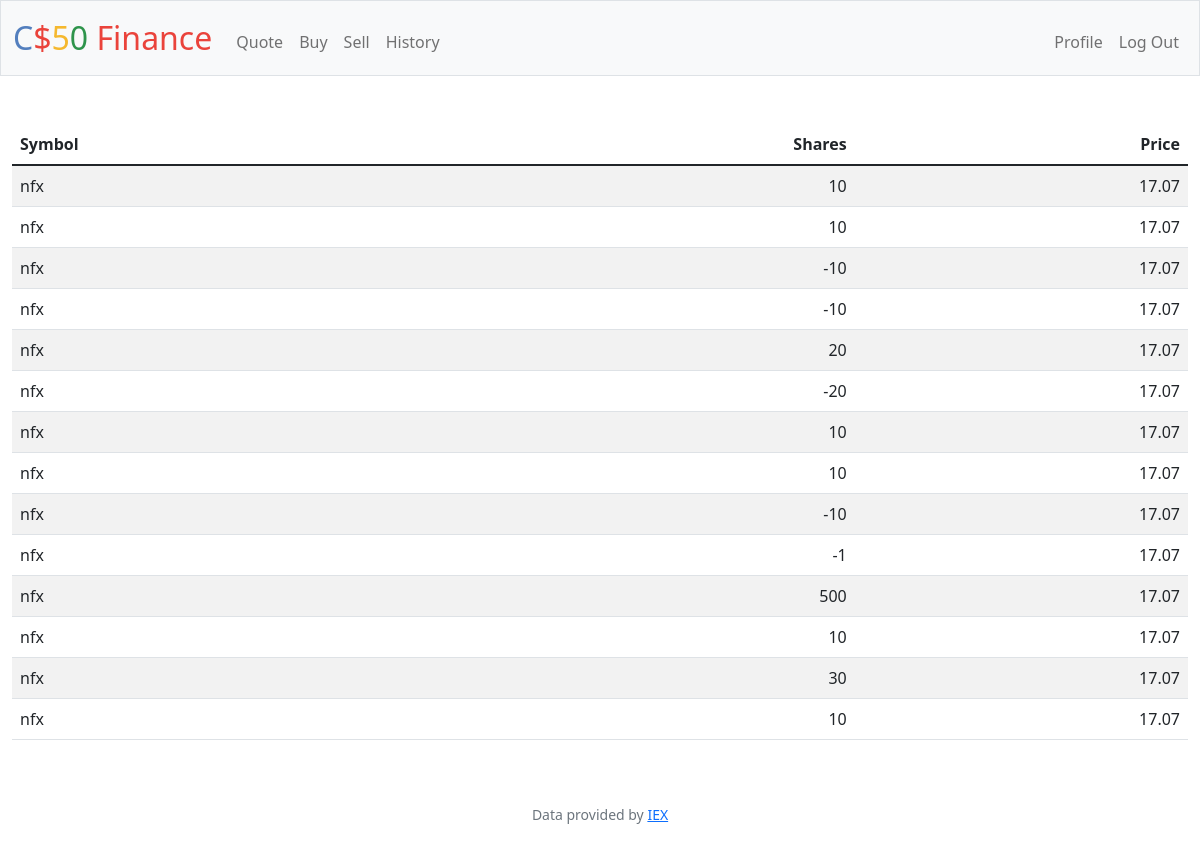
The app's page /history (signed in) with its own data.
### tables this page shows
CREATE TABLE transcation (id INTEGER PRIMARY KEY AUTOINCREMENT NOT NULL , user_id INTEGER NOT NULL, symbol TEXT NOT NULL , price REAL NOT NULL,shares NUMERIC NOT NULL, FOREIGN KEY(user_id) REFERENCES users(id));

### app.py (the view)
@app.route("/history")
@login_required
def history():
    if session.get("user_id"):
        h_transcation = db.execute("SELECT * FROM transcation WHERE user_id =?",session["user_id"])
        return render_template("history.html",h_data=h_transcation)
    return redirect("/login")

### app.py (called while the page is built)
@app.after_request
def after_request(response):
    response.headers["Cache-Control"] = "no-cache, no-store, must-revalidate"
    response.headers["Expires"] = 0
    response.headers["Pragma"] = "no-cache"
    return response

### helpers.py (called while the page is built)
def login_required(f):
    @wraps(f)
    def decorated_function(*args, **kwargs):
        if session.get("user_id") is None:
            return redirect("/login")
        return f(*args, **kwargs)
    return decorated_function

### templates/history.html
{% extends "layout.html" %} {% block title %} Home {% endblock %} {% block main
%}
<table class="table table-striped">
  <thead>
    <tr>
      <th class="text-start">Symbol</th>
      <th class="text-end">Shares</th>
      <th class="text-end">Price</th>
    </tr>
  </thead>
  <tbody>
    {% for i in h_data %}
    <tr>
      <td class="text-start">{{ i["symbol"]}}</td>
      <td class="text-end">{{ i["shares"]}}</td>
      <td class="text-end">{{ i["price"]}}</td>
      {% endfor %}
    </tr>
  </tbody>
</table>
{% endblock %}

### templates/layout.html (shortened to what this page needs)
<!DOCTYPE html>
<html lang="en">
    <head>
        <link href="https://cdn.jsdelivr.net/npm/bootstrap@5.1.3/dist/css/bootstrap.min.css" rel="stylesheet">
        <link href="/static/styles.css" rel="stylesheet">
    </head>
    <body>
        <nav class="bg-light border navbar navbar-expand-md navbar-light">
            <div class="container-fluid">
                <a class="navbar-brand" href="/"><span class="blue">C</span><span class="red">$</span><span class="yellow">5</span><span class="green">0</span> <span class="red">Finance</span></a>
                <div class="collapse navbar-collapse" id="navbar">
                    {% if session["user_id"] %}
                        <ul class="navbar-nav me-auto mt-2">
                            <li class="nav-item"><a class="nav-link" href="/quote">Quote</a></li>
                            <li class="nav-item"><a class="nav-link" href="/buy">Buy</a></li>
                            <li class="nav-item"><a class="nav-link" href="/sell">Sell</a></li>
                            <li class="nav-item"><a class="nav-link" href="/history">History</a></li>
                        </ul>
                        <ul class="navbar-nav ms-auto mt-2">
                            <li class="nav-item"><a class="nav-link" href="/profile">Profile</a></li>
                            <li class="nav-item"><a class="nav-link" href="/logout">Log Out</a></li>
                        </ul>
                    {% else %}
                        <ul class="navbar-nav ms-auto mt-2">
                            <li class="nav-item"><a class="nav-link" href="/register">Register</a></li>
                            <li class="nav-item"><a class="nav-link" href="/login">Log In</a></li>
                        </ul>
                    {% endif %}
                </div>
            </div>
        </nav>
        <main class="container-fluid py-5 text-center">
            {% block main %}{% endblock %}
        </main>
        <footer class="mb-5 small text-center text-muted">
            Data provided by <a href="https://iexcloud.io/">IEX</a>
        </footer>
    </body>
</html>

### static/styles.css (style rules this page uses)
nav .navbar-brand { font-size: xx-large; }
nav .navbar-brand .blue { color: #537fbe; }
nav .navbar-brand .red { color: #ea433b; }
nav .navbar-brand .yellow { color: #f5b82e; }
nav .navbar-brand .green { color: #2e944b; }

### records on screen
transcation: symbol "nfx", shares "10", price "17.07"
transcation: symbol "nfx", shares "10", price "17.07"
transcation: symbol "nfx", shares "-10", price "17.07"
transcation: symbol "nfx", shares "-10", price "17.07"
transcation: symbol "nfx", shares "20", price "17.07"
transcation: symbol "nfx", shares "-20", price "17.07"
transcation: symbol "nfx", shares "10", price "17.07"
transcation: symbol "nfx", shares "10", price "17.07"
transcation: symbol "nfx", shares "-10", price "17.07"
transcation: symbol "nfx", shares "-1", price "17.07"
transcation: symbol "nfx", shares "500", price "17.07"
transcation: symbol "nfx", shares "10", price "17.07"
transcation: symbol "nfx", shares "30", price "17.07"
transcation: symbol "nfx", shares "10", price "17.07"
